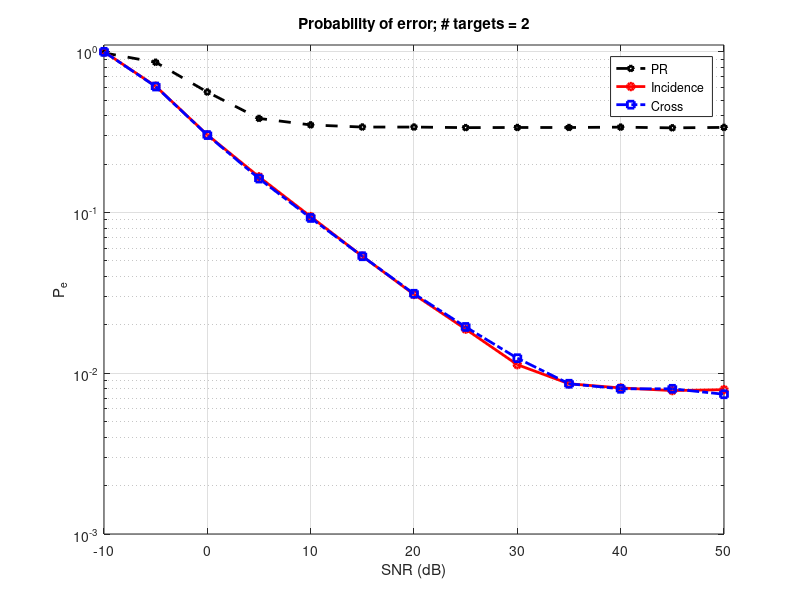
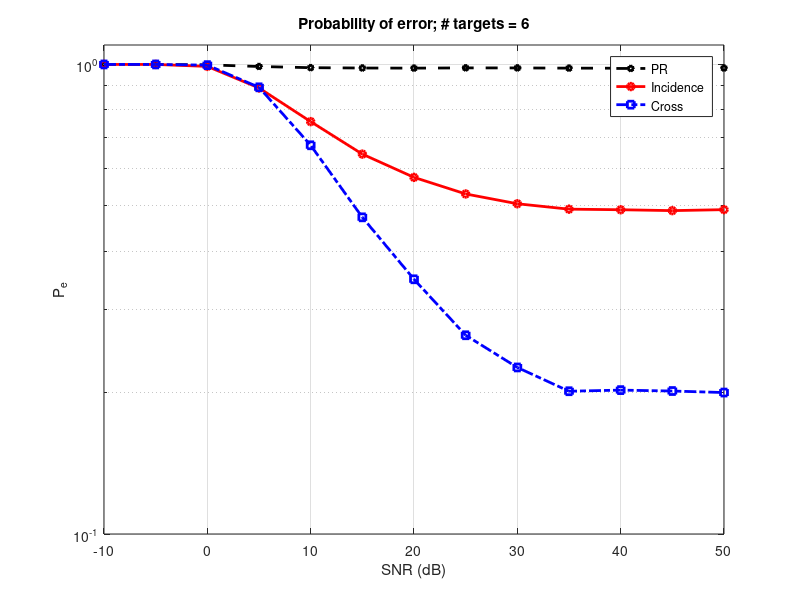
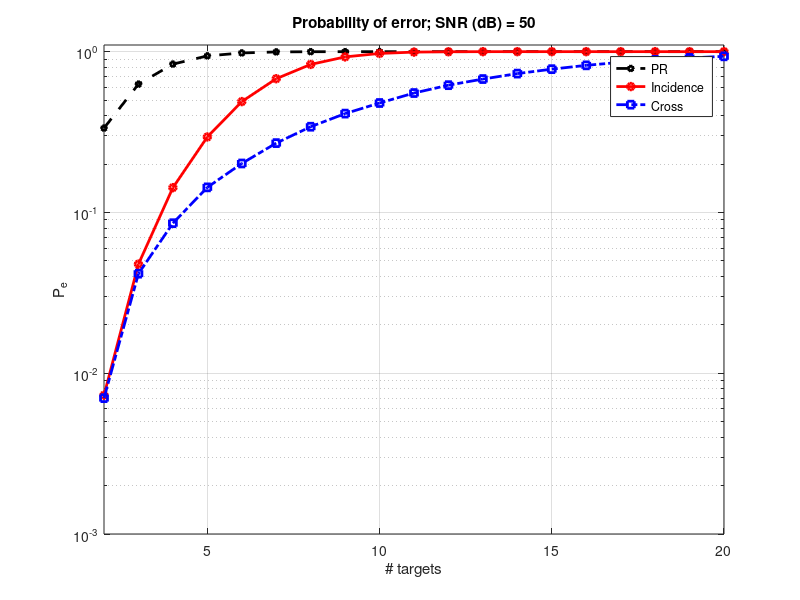
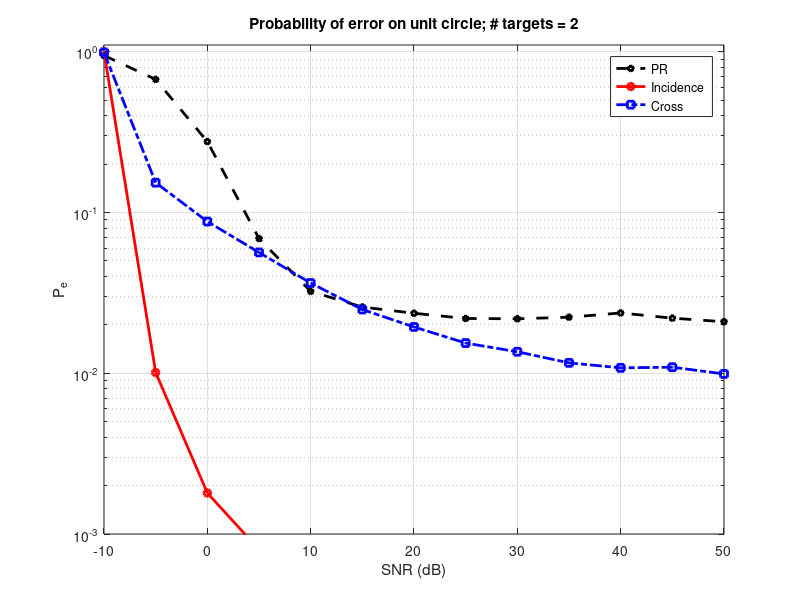

Write the MATLAB code that produced these figures, in order.

close all
clear all
clc

%-SNR------------------------------------
SNR_dB = -10:5:50;

num_targets = 2;

Pe_pr = [0.9826    0.8592    0.5609    0.3844    0.3502    0.3397    0.3396    0.3369    0.3376    0.3375    0.3392    0.3358    0.3380];
Pe_fast = [0.9976    0.6069    0.3028    0.1624    0.0924    0.0534    0.0312    0.0194    0.0124    0.0086    0.0080    0.0080    0.0074];
Pe_incidence = [0.9997    0.6096    0.3038    0.1665    0.0942    0.0534    0.0309     0.0188    0.0113    0.0086    0.0081    0.0078    0.0079];

figure
z=semilogy(...
    SNR_dB,Pe_pr,'--pk',...
    SNR_dB,Pe_incidence,'-or',...
    SNR_dB,Pe_fast,'-.sb');
set(z,...
   'LineWidth',2,...
   'MarkerSize',5);
xlim([min(SNR_dB) max(SNR_dB)]);
ylim([10^(-3) 1.10]);
grid on
xlabel('SNR (dB)');
ylabel('P_e');
title(['Probability of error; # targets = ',num2str(num_targets)]);
legend('PR','Incidence','Cross');

%---------------------------------------
num_targets = 6;

Pe_pr = [1.0000    1.0000    0.9980    0.9900    0.9842    0.9826    0.9820    0.9832    0.9830    0.9820    0.9816    0.9816    0.9825];
Pe_fast = [1.0000    1.0000    0.9966    0.8939    0.6727    0.4725    0.3487     0.2650    0.2263    0.2014    0.2025    0.2016    0.2001];
Pe_incidence = [1.0000    1.0000    0.9904    0.8911    0.7555    0.6442    0.5748     0.5299    0.5050    0.4918    0.4904    0.4883    0.4906];

figure
z=semilogy(...
    SNR_dB,Pe_pr,'--pk',...
    SNR_dB,Pe_incidence,'-or',...
    SNR_dB,Pe_fast,'-.sb');
set(z,...
   'LineWidth',2,...
   'MarkerSize',5);
xlim([min(SNR_dB) max(SNR_dB)]);
ylim([10^(-1) 1.10]);
grid on
xlabel('SNR (dB)');
ylabel('P_e');
title(['Probability of error; # targets = ',num2str(num_targets)]);
legend('PR','Incidence','Cross');


%-Targets--------------------------
num_targets = 2:20;

SNR_dB = 50;

Pe_pr = [0.3346    0.6280    0.8365    0.9409    0.9814    0.9959    0.9990 ...
    0.9999    0.9999    1.0000    1.0000    1.0000    1.0000    1.0000 ...
    1.0000    1.0000    1.0000    1.0000    1.0000];

Pe_fast = [0.0070    0.0416    0.0857    0.1432    0.2016    0.2699    0.3413 ...
    0.4118    0.4793    0.5529    0.6188    0.6755    0.7304    0.7783 ...
    0.8221    0.8585    0.8883    0.9138    0.9354];

Pe_incidence = [0.0073    0.0477    0.1426    0.2948    0.4891    0.6788    0.8329 ...
    0.9276    0.9748    0.9936    0.9986    0.9998    1.0000    1.0000 ...
    1.0000    1.0000    1.0000    1.0000    1.0000];

figure
z=semilogy(...
    num_targets,Pe_pr,'--pk',...
    num_targets,Pe_incidence,'-or',...
    num_targets,Pe_fast,'-.sb');
set(z,...
   'LineWidth',2,...
   'MarkerSize',5);
xlim([min(num_targets) max(num_targets)]);
ylim([10^(-3) 1.10]);
grid on
xlabel('# targets');
ylabel('P_e');
title(['Probability of error; SNR (dB) = ',num2str(SNR_dB)]);
legend('PR','Incidence','Cross');


% Unit circle
num_targets = 2;
SNR_dB = -10:5:50;
Pe_pr = [0.9459    0.6724    0.2759    0.0688    0.0323    0.0258    0.0236 ...
    0.0219    0.0218    0.0223    0.0237    0.0220    0.0209];
Pe_fast =[ 0.9893    0.1532    0.0878    0.0564    0.0364    0.0249    0.0194 ...
    0.0154    0.0136    0.0116    0.0108    0.0109    0.0099];
Pe_incidence = [0.9986    0.0101    0.0018    0.0008    0.0006    0.0003    0.0002...
    0.0001    0.0001    0.0000    0.0000    0.0000  0];

figure
z=semilogy(...
    SNR_dB,Pe_pr,'--pk',...
    SNR_dB,Pe_incidence,'-or',...
    SNR_dB,Pe_fast,'-.sb');
set(z,...
   'LineWidth',2,...
   'MarkerSize',5);
xlim([min(SNR_dB) max(SNR_dB)]);
ylim([10^(-3) 1.10]);
grid on
xlabel('SNR (dB)');
ylabel('P_e');
title(['Probability of error on unit circle; # targets = ',num2str(num_targets)]);
legend('PR','Incidence','Cross');


% Unit Circle Target 5
num_targets = 5;
SNR_dB = -10:5:50;
Pe_pr = [1.0000    0.9967    0.5842    0.1605    0.0800    0.0638    0.0605...
    0.0571    0.0575    0.0578    0.0578    0.0586    0.0583];
Pe_fast =[ 1.0000    0.9997    0.8341    0.6586    0.4814    0.3408    0.2444...
    0.1802    0.1479    0.1282    0.1113    0.1049    0.1002];
Pe_incidence =[    1.0000    0.9999    0.2838    0.2723    0.2656    0.2610    0.2622...
   0.2575    0.2589    0.2587    0.2584    0.2592    0.2609];
figure
z=semilogy(...
    SNR_dB,Pe_pr,'--pk',...
    SNR_dB,Pe_incidence,'-or',...
    SNR_dB,Pe_fast,'-.sb');
set(z,...
   'LineWidth',2,...
   'MarkerSize',5);
xlim([min(SNR_dB) max(SNR_dB)]);
ylim([10^(-2) 1.10]);
grid on
xlabel('SNR (dB)');
ylabel('P_e');
title(['Probability of error on unit circle; # targets = ',num2str(num_targets)]);
legend('PR','Incidence','Cross');

% Gaussian Mixture Model 
num_targets = 5;
SNR_dB = -10:5:50;
Pe_pr = [ 1.0000    0.9995    0.9387    0.8661    0.8506    0.8453    0.8449...
    0.8431    0.8445    0.8421    0.8441    0.8472    0.8464];
Pe_fast =[ 1.0000    1.0000    0.9647    0.8159    0.4025    0.1951    0.1304...
     0.1111    0.1010    0.0974    0.0979    0.0988    0.0981];
Pe_incidence =[1.0000    1.0000    0.8763    0.7669    0.4233    0.2968    0.2731...
  0.2635    0.2610    0.2619    0.2605    0.2551    0.2613];
figure
z=semilogy(...
    SNR_dB,Pe_pr,'--pk',...
    SNR_dB,Pe_incidence,'-or',...
    SNR_dB,Pe_fast,'-.sb');
set(z,...
   'LineWidth',2,...
   'MarkerSize',5);
xlim([min(SNR_dB) max(SNR_dB)]);
ylim([10^(-2) 1.10]);
grid on
xlabel('SNR (dB)');
ylabel('P_e');
title(['Probability of error on unit circle; # targets = ',num2str(num_targets)]);
legend('PR','Incidence','Cross');


%
% mu = [0.2;0.8];
% sigma = 0.005;
% p = [0.3,0.7];
% obj = gmdistribution(mu,sigma,p);
% amp = obj.random(num_targets(ii));
% amp = abs(amp');
% angles = 2*pi*rand(1,num_targets(ii));
% alpha = amp.*exp(angles*1i);
% alpha = alpha/norm(alpha);	 


num_targets = 2:20;

SNR_dB = 50;

Pe_pr = [0.3268    0.6067    0.7578    0.8443    0.9126    0.9585    0.9840 ...
    0.9949    0.9984    0.9996    1.0000    1.0000    1.0000    1.0000 ...
     1.0000    1.0000    1.0000    1.0000    1.0000];

Pe_fast = [0.0003    0.0222    0.0569    0.0935    0.1431    0.1927    0.2503 ...
    0.3094    0.3725    0.4339    0.4976    0.5568    0.6084    0.6654 ...
     0.7171    0.7576    0.7993    0.8305    0.8639];

Pe_incidence =[ 0.0003    0.0295    0.1143    0.2558    0.4467    0.6445    0.8113 ...
    0.9166    0.9706    0.9922    0.9981    0.9997    1.0000    1.0000 ...
    1.0000    1.0000    1.0000    1.0000    1.0000];

figure
z=semilogy(...
    num_targets,Pe_pr,'--pk',...
    num_targets,Pe_incidence,'-or',...
    num_targets,Pe_fast,'-.sb');
set(z,...
   'LineWidth',2,...
   'MarkerSize',5);
xlim([min(num_targets) max(num_targets)]);
ylim([10^(-3) 1.10]);
grid on
xlabel('# targets');
ylabel('P_e');
title(['Probability of error with mixture of Gaussian; SNR (dB) = ',num2str(SNR_dB)]);
legend('PR','Incidence','Cross');